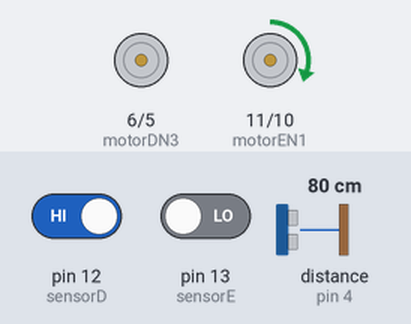
A sketch run on a simulated Arduino Uno, built with avr-gcc and run on an emulated ATmega328P. Parts: motor-driver pin pairs drawn as motors (green arrow = first pin HIGH = forward, orange = second pin HIGH = backward, longer = more drive). Inputs (shaded band) come from the test bench; at power-on: distance to the obstacle (sensor on pin 4) 80 cm, pin 12 (sensorD) HIGH, pin 13 (sensorE) LOW. The echo pulse lasts 58.3 µs per cm.

Above: at 1.2 s.
1.3 s: distance to the obstacle (sensor on pin 4) set to 12 cm
2.8 s: distance to the obstacle (sensor on pin 4) set to 9 cm
At 3.3 s:
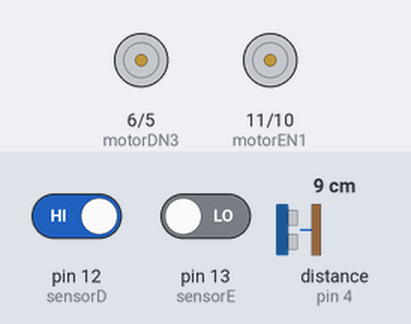
4.3 s: distance to the obstacle (sensor on pin 4) set to 18 cm
At 5.5 s:
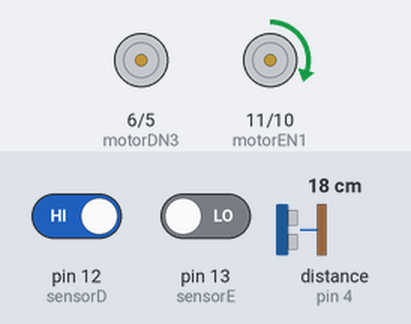
5.8 s: pin 12 (sensorD) driven LOW
At 6.8 s:
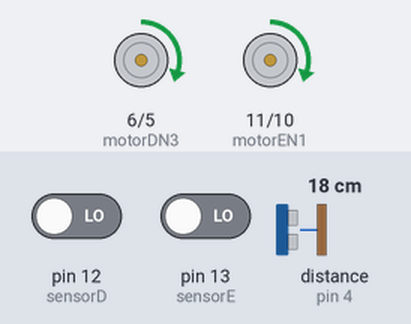
7.3 s: pin 13 (sensorE) driven HIGH
At 7.9 s:
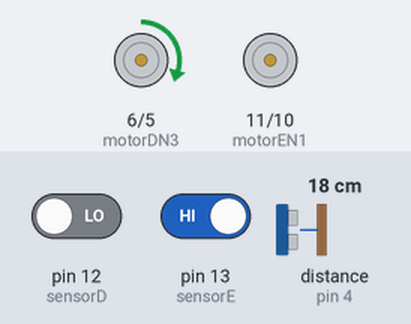
8.8 s: pin 13 (sensorE) driven LOW
At 10.2 s:
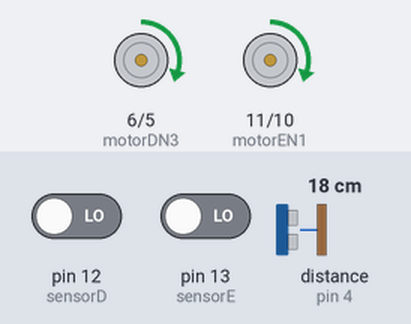
Timing chart, 0 to 11.3 s (numbered marks = the images above; inputs shaded):
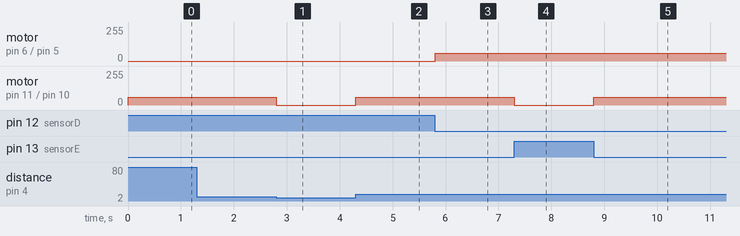

The sketch:

uno-v2.ino
```cpp
#include <NewPing.h>

#define emissorTrig 2
#define receptorEcho 4

NewPing sensorDistancia(emissorTrig, receptorEcho, 100);

#define sensorE 13
#define sensorD 12

#define motorEN1 11
#define motorEN2 10
#define motorDN3 6
#define motorDN4 5

void setup() {
  pinMode(sensorE, INPUT);
  pinMode(sensorD, INPUT);

  pinMode(motorEN1, OUTPUT);
  pinMode(motorEN2, OUTPUT);
  pinMode(motorDN3, OUTPUT);
  pinMode(motorDN4, OUTPUT);
}

void loop() {
  bool EstadoD = digitalRead(sensorD);
  bool EstadoE = digitalRead(sensorE);
  int Velocidade = 60;
  int Distancia = sensorDistancia.ping_cm();

  if(Distancia <= 10) {
    analogWrite(motorEN1, 0);
    analogWrite(motorEN2, 0);
    analogWrite(motorDN3, 0);
    analogWrite(motorDN4, 0);
  } else {
        if (!EstadoD && !EstadoE) {
        analogWrite(motorEN1, Velocidade);
        analogWrite(motorEN2, 0);
        analogWrite(motorDN3, Velocidade);
        analogWrite(motorDN4, 0);
        }
        if (EstadoD && EstadoE) {
        analogWrite(motorEN1, 0);
        analogWrite(motorEN2, 0);
        analogWrite(motorDN3, 0);
        analogWrite(motorDN4, 0);
        }
        if (!EstadoD && EstadoE) {
        analogWrite(motorEN1, 0);
        analogWrite(motorEN2, 0);
        analogWrite(motorDN3, Velocidade);
        analogWrite(motorDN4, 0);
        }
        if (EstadoD && !EstadoE){
        analogWrite(motorEN1, Velocidade);
        analogWrite(motorEN2, 0);
        analogWrite(motorDN3, 0);
        analogWrite(motorDN4, 0);
        }
    }
}
```

cronometro.ino
```cpp
int main() {
    int segundos = -1;
    int minutos = 0;
    int inicio = 1;

    while (inicio == 1) {
        segundos++;
        // Pausa por 1 segundo
        for (int i = 0; i < 100000000; i++);  // Aproximação de um delay, não é exato

        if (segundos == 60) {
            minutos++;
            segundos = 0;
        }

        if (segundos <= 9) {
            // Imprime com um zero à esquerda
            printf("%d:0%d\n", minutos, segundos);
        } else {
            // Imprime normalmente
            printf("%d:%d\n", minutos, segundos);
        }
    }

    return 0;
}
```

Measured:
- the behaviour switches between 11 and 10 cm on distance to the obstacle (sensor on pin 4) (found by bisection; images 0 and 1)
- after the input at 1.3 s, every drawn part: stays the same
- after the input at 2.8 s, motor on pin 11 (motorEN1) / pin 10 (motorEN2): forward 60/255 → stopped at once
- after the input at 4.3 s, motor on pin 11 (motorEN1) / pin 10 (motorEN2): stopped → forward 60/255 at once
- after the input at 5.8 s, motor on pin 6 (motorDN3) / pin 5 (motorDN4): stopped → forward 60/255 at once
- after the input at 7.3 s, motor on pin 11 (motorEN1) / pin 10 (motorEN2): forward 60/255 → stopped at once
- after the input at 8.8 s, motor on pin 11 (motorEN1) / pin 10 (motorEN2): stopped → forward 60/255 at once
